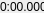
<?xml version="1.0" encoding="UTF-8"?>
<ui version="4.0">
 <class>TimeLabel</class>
 <widget class="QLabel" name="TimeLabel">
  <property name="geometry">
   <rect>
    <x>0</x>
    <y>0</y>
    <width>44</width>
    <height>13</height>
   </rect>
  </property>
  <property name="text">
   <string>0:00.000</string>
  </property>
  <property name="alignment">
   <set>Qt::AlignCenter</set>
  </property>
  <property name="textInteractionFlags">
   <set>Qt::TextBrowserInteraction</set>
  </property>
 </widget>
 <resources/>
 <connections/>
</ui>
